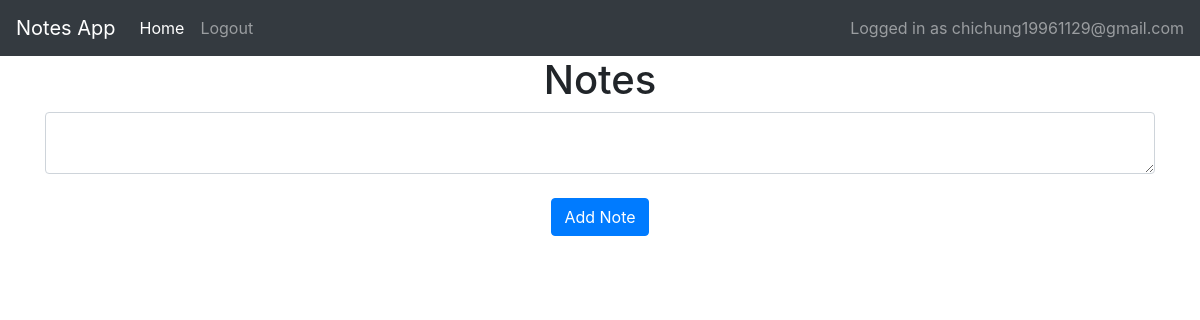
The page / (signed in) on the database as committed earlier.
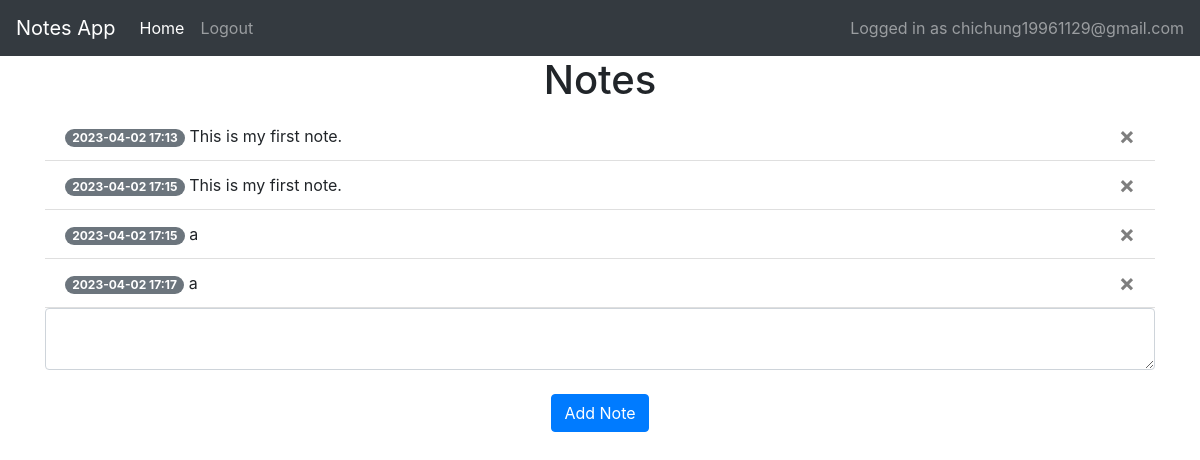
The same page on the database as committed later.
### website/models.py (models this page shows)
class Note(db.Model):
    id = db.Column(db.Integer, primary_key=True)
    data = db.Column(db.String(10000))
    user_id = db.Column(db.Integer, db.ForeignKey('user.id'))
    date = db.Column(db.DateTime(timezone=True), default=pytz.timezone('Asia/Shanghai').localize(datetime.now())) # UTC+08:00 timezone

### website/views.py (the view, shortened to what this page needs)
@views.route('/', methods=['GET', 'POST'])
@login_required
def home():
    return render_template("home.html", user=current_user)

### website/__init__.py (called while the page is built)
def create_app():
    app = Flask(__name__)
    app.config['SECRET_KEY'] = 'some_secret_key'
    app.config['SQLALCHEMY_DATABASE_URI'] = f'sqlite:///{DB_NAME}'
    db.init_app(app)
    from .views import views
    from .auth import auth
    app.register_blueprint(views, url_prefix='/')
    app.register_blueprint(auth, url_prefix='/')
    from .models import Note, User
    create_database(app)
    login_manager = LoginManager()
    login_manager.login_view = 'auth.login'
    login_manager.init_app(app)
    @login_manager.user_loader
    def load_user(id):
        return User.query.get(int(id))
    return app

### website/templates/home.html
{% extends "base.html" %} {% block title %}Home{% endblock %} {% block content
%}
<h1 align="center">Notes</h1>
<ul class="list-group list-group-flush" id="notes">
  {% for note in user.notes %}
  <li class="list-group-item">
    <span class="badge badge-secondary badge-pill">{{ note.date.strftime('%Y-%m-%d %H:%M') }}</span>
    <span>{{ note.data }}</span>
    <button type="button" class="close" onClick="deleteNote({{ note.id }})">
      <span aria-hidden="true">&times;</span>
    </button>
  </li>
  {% endfor %}
</ul>
<form method="POST">
  <textarea name="note" id="note" class="form-control"></textarea>
  <br />
  <div align="center">
    <button type="submit" class="btn btn-primary">Add Note</button>
  </div>
</form>
{% endblock %}

Rows that differ between the two databases and show on the page:
added Note: date "2023-04-02 17:13", data "This is my first note."
added Note: date "2023-04-02 17:15", data "This is my first note."
added Note: date "2023-04-02 17:15", data "a"
added Note: date "2023-04-02 17:17", data "a"
